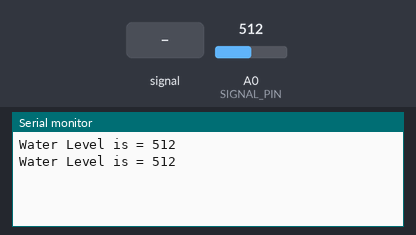
A sketch run on a simulated Arduino Uno, built with avr-gcc and run on an emulated ATmega328P. On the bench: the last lines printed to the serial monitor. Inputs (shaded band) come from the test bench; at power-on: A0 (SIGNAL_PIN) = 512.

Above: at 1.8 s.
1.9 s: A0 (SIGNAL_PIN) fed a 200 Hz sine of ±81 counts around its level
At 2.8 s:
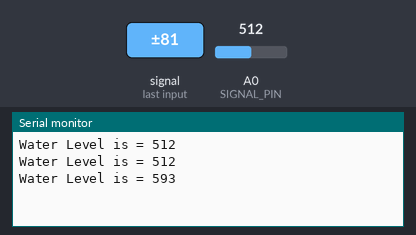
3.4 s: A0 (SIGNAL_PIN) set to 716
At 4.7 s:
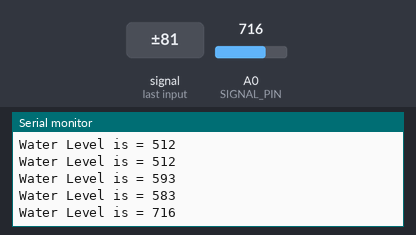
4.9 s: A0 (SIGNAL_PIN) fed a 1000 Hz sine of ±255 counts around its level
At 5.8 s:
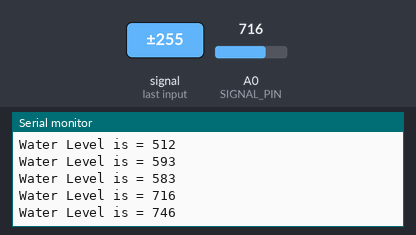
6.4 s: A0 (SIGNAL_PIN) set to 900
At 7.3 s:
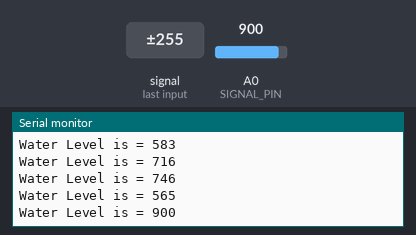
Timing chart, 0 to 8.9 s (numbered marks = the images above; inputs shaded):
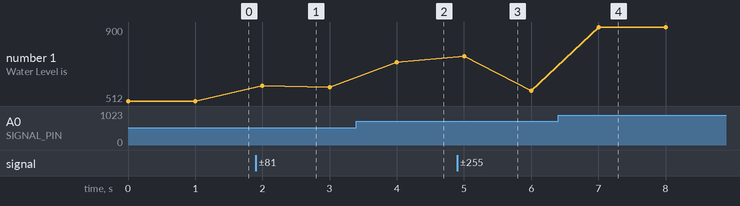

Measured:
- after the input at 1.9 s, the serial monitor: prints a new line after 0.10 s (image 1)
- after the input at 3.4 s, the serial monitor: prints a new line after 0.60 s (image 2)
- after the input at 4.9 s, the serial monitor: prints a new line after 0.10 s (image 3)
- after the input at 6.4 s, the serial monitor: prints a new line after 0.60 s (image 4)
- plotted number 1: 512 → 583 after the input at 1.9 s, 583 → 716 after the input at 3.4 s, 716 → 565 after the input at 4.9 s, 565 → 900 after the input at 6.4 s

The sketch:

WaterLevel.ino
```cpp
/*
  Water Level Detection Sensor

  - VDD supply is 3.3V - 5V.

  - The sensor traces resistance varies inversely with the depth of
    immersion in water. The common collector circuit generates an output
    voltage proportional to the current flowing into the transistor
    base, thus when the sensor resistance lowers, the output voltage
    increases.
*/
const byte SIGNAL_PIN = A0;

void setup()
{
  // Init Serial
  Serial.begin(9600);
}

void loop()
{
  int value = analogRead(SIGNAL_PIN);
  Serial.print("Water Level is = ");
  Serial.println(value);
  delay(1000);
}
```
